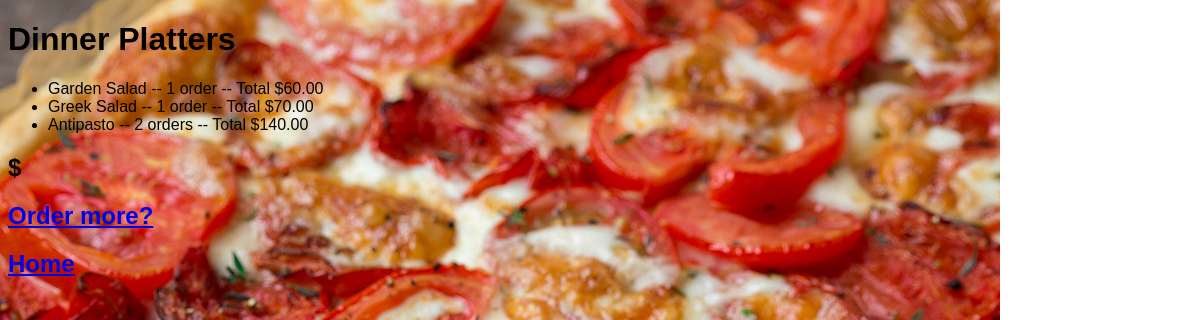
/6/results/, run on the app's committed database.
### orders/models.py (models this page shows, shortened)
class Category(models.Model):
    SMALL = 'S'
    LARGE = 'L'
    CATEGORY_SIZES = (
        (SMALL, 'Small'),
        (LARGE, 'Large'),
    )
    item_size = models.CharField(
        'size',
        max_length=1,
        choices=CATEGORY_SIZES,
        default=SMALL,
    )
    category_text = models.CharField(max_length=200)
    pub_date = models.DateTimeField('date published')
    toppings = models.ManyToManyField(Topping)

class Type(models.Model):
    category = models.ForeignKey(Category, on_delete=models.CASCADE)
    type_text = models.CharField(max_length=200)
    price = models.DecimalField(decimal_places=2, max_digits=5)
    orders = models.IntegerField(default=0)
    def order_value(self):
        value = self.price * self.orders
        return value

### orders/views.py (the view)
# urls.py: path('<int:category_id>/results/', views.results, name='results'),
def results(request, category_id):
    category = get_object_or_404(Category, pk=category_id)
    return render(request, 'orders/results.html', {'category': category})

### orders/templates/orders/results.html (shortened to what this page needs)
{% extends "orders/base.html" %}
{% block body %}
<h1>{{ category.category_text }}</h1>
<ul>
{% for type in category.type_set.all %}
  <li>{{ type.type_text }} -- {{ type.orders }} order{{ type.orders|pluralize}} -- Total ${{ type.order_value }}</li>
{% endfor %}
</ul>
<h2>${{ type.total_order }}</h2>
<h2><a href="{% url 'index' %}">Order more?</a></h2>
<h2><a href="{% url 'index' %}">Home</a></h2>
{% endblock %}

### orders/static/orders/style.css (style rules this page uses)
body { font-family: sans-serif; left: 30px }
body { background: white url("images/Puff+Pastry+Pizza.jpg") no-repeat; }

### data on the page
Category: category_text "Dinner Platters"
Type: type_text "Garden Salad", orders "1", order_value "60.00"
Type: type_text "Greek Salad", orders "1", order_value "70.00"
Type: type_text "Antipasto", orders "2", order_value "140.00"
